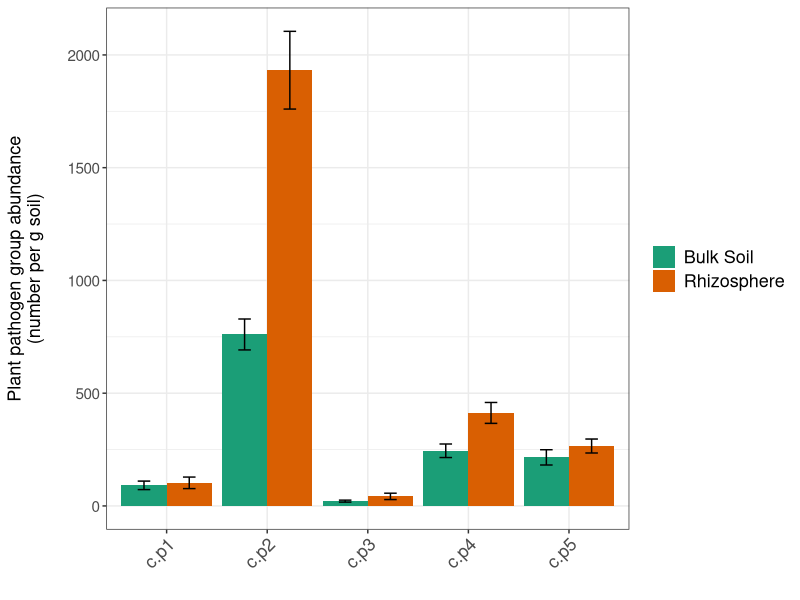
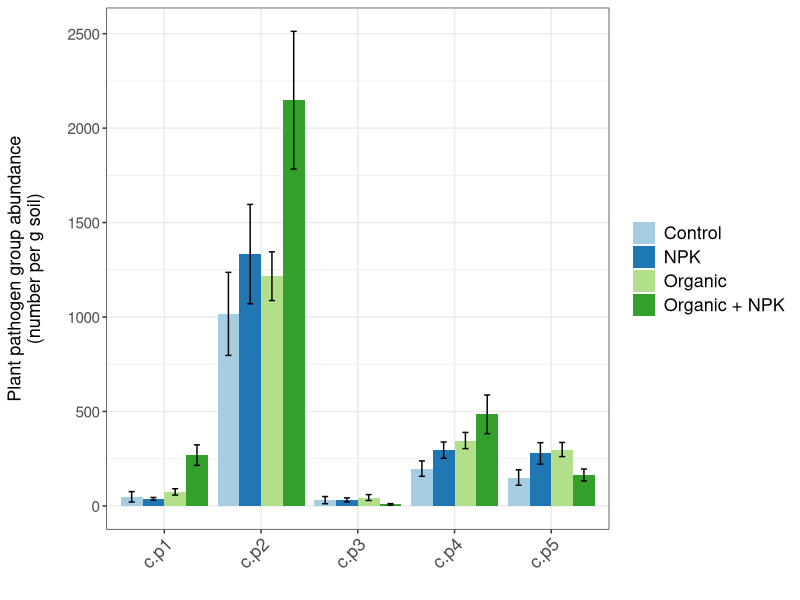

These figures' R source, in order:
#########################################
# Nematodes in a Niayes Gardens (NIANG) #
# Plant pathogen analysis               #
# Code by: Stephen Wood                 #
# Last updated: September 2018          #
#########################################

#### LOAD PACKAGES ####
library(tidyverse)
library(readxl)
library(lme4)


#### DEFINE CUSTOM FUNCTIONS ####
st.err <- function(x) {
  sd(x,na.rm=T)/sqrt(length(x[!is.na(x)]))
}

#### READ IN DATA ####
site_id <- read_excel("sn_nematodes.xls", sheet = "site_id")
taxa_id <- read_excel("sn_nematodes.xls", sheet = "taxa_id")
id <- read_excel("sn_nematodes.xls", sheet = "identification")


#### MANIPULATE DATA ####
taxa_id$troph_guild <- paste(taxa_id$Group, taxa_id$`life-history-degree`)

joined <- full_join(id, taxa_id) %>% 
  gather(var, val, 2:ncol(id)) %>%
  filter(is.na(val)!=TRUE)

join_groups <- aggregate(joined$val, by=list(joined$troph_guild, joined$var), FUN=sum) %>%
  spread(Group.1,x)
names(join_groups)[1] <- 'SN'

join_groups$c.p1 <- join_groups$`Bacteriovore 1`
join_groups$c.p2 <- join_groups$`Bacteriovore 2`+join_groups$`Fungivore 2`
join_groups$c.p3 <- join_groups$`Bacteriovore 3`
join_groups$c.p4 <- join_groups$`Bacteriovore 4`+join_groups$`Fungivore 4`+join_groups$`Carnivore 4`+join_groups$`Omnivore 4`
join_groups$c.p5 <- join_groups$`Carnivore 5`+join_groups$`Omnivore 5`
join_groups$total_free <- join_groups$`Bacteriovore 1`+join_groups$`Bacteriovore 2`+join_groups$`Bacteriovore 3`+join_groups$`Bacteriovore 4`+join_groups$`Fungivore 2`+join_groups$`Fungivore 4`+join_groups$`Omnivore 4`+join_groups$`Omnivore 5`+join_groups$`Carnivore 4`+join_groups$`Carnivore 5`
join_groups$Cp1 <- join_groups$c.p1/join_groups$total_free
join_groups$Cp2 <- join_groups$c.p2/join_groups$total_free
join_groups$Cp3 <- join_groups$c.p3/join_groups$total_free
join_groups$Cp4 <- join_groups$c.p4/join_groups$total_free
join_groups$Cp5 <- join_groups$c.p5/join_groups$total_free

join_groups$SN <- as.numeric(join_groups$SN)

paths <- full_join(join_groups, site_id) %>% 
  select(SN, c.p1:c.p5,Lieu:Input_level) %>% 
  gather(type, value, c.p1:c.p5) %>% 
  filter(is.na(Input_level) == TRUE) %>% 
  select(-Input_level)


#### VISUALIZE DATA ####
sum <- aggregate(paths$value, by = list(paths$SN, paths$SOL, paths$type), FUN = sum)
mean <- aggregate(sum$x, by = list(sum$Group.2, sum$Group.3), FUN = mean, na.rm=T)
se <- aggregate(sum$x, by = list(sum$Group.2, sum$Group.3), FUN = st.err)

plot <- mean
plot$mean <- mean$x
plot$upper <- mean$x + se$x
plot$lower <- mean$x - se$x
plot <- select(plot, Group.1, Group.2, mean, upper, lower)
names(plot)[1:2] <- c("Treatment","Type")

ggplot(plot, aes(x = Type, y = mean, fill=Treatment)) + 
  geom_bar(stat="identity", position=position_dodge()) + 
  geom_errorbar(aes(ymin=lower, ymax=upper), position=position_dodge(width=0.9), width=0.25) +
  ylab("Plant pathogen group abundance\n(number per g soil)\n") +  
  xlab('') + theme_bw() + 
  scale_fill_manual(values=c('#1b9e77','#d95f02')) +
  theme(
    legend.title = element_blank(),
    legend.text = element_text(size=13),
    axis.title.y = element_text(size = 13),
    axis.text.x = element_text(size = 13, angle=45, hjust=1),
    axis.text.y = element_text(size = 11)
  )

sum <- aggregate(paths$value, by = list(paths$SN, paths$Treatment_2, paths$type), FUN = sum)
mean <- aggregate(sum$x, by = list(sum$Group.2, sum$Group.3), FUN = mean, na.rm=T)
se <- aggregate(sum$x, by = list(sum$Group.2, sum$Group.3), FUN = st.err)

plot <- mean
plot$mean <- mean$x
plot$upper <- mean$x + se$x
plot$lower <- mean$x - se$x
plot <- select(plot, Group.1, Group.2, mean, upper, lower)
names(plot)[1:2] <- c("Treatment","Type")

ggplot(plot, aes(x = Type, y = mean, fill=Treatment)) + 
  geom_bar(stat="identity", position=position_dodge()) + 
  geom_errorbar(aes(ymin=lower, ymax=upper), position=position_dodge(width=0.9), width=0.25) +
  ylab("Plant pathogen group abundance\n(number per g soil)\n") +  
  xlab('') + theme_bw() + 
  scale_fill_manual(values=c('#a6cee3','#1f78b4','#b2df8a','#33a02c')) +
  theme(
    legend.title = element_blank(),
    legend.text = element_text(size=13),
    axis.title.y = element_text(size = 13),
    axis.text.x = element_text(size = 13, angle=45, hjust=1),
    axis.text.y = element_text(size = 11)
  )
